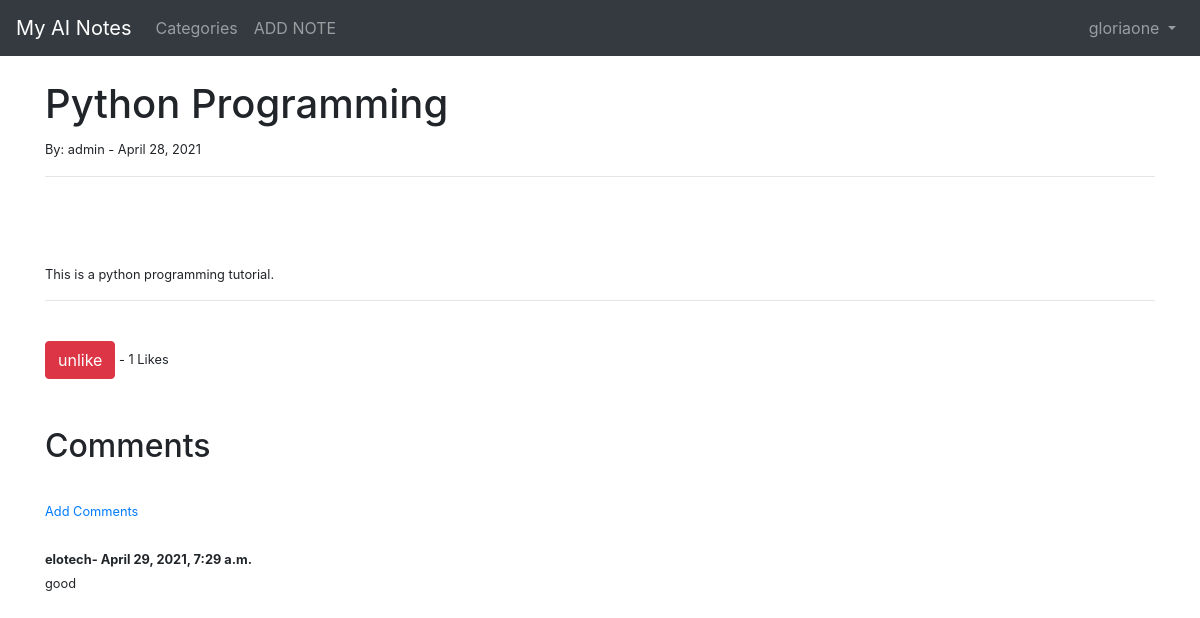
The page /article/4 (signed in) on the database its author committed.
### blog/models.py (models this page shows, shortened)
class Post(models.Model):
    author = models.ForeignKey(User, on_delete = models.CASCADE)
    title = models.CharField(max_length=255)
    body = RichTextField(blank=True, null=True)
    post_date = models.DateField(auto_now_add=True)
    likes = models.ManyToManyField(User, related_name='blog_post')
    header_image = models.ImageField(null=True, blank=True, upload_to="images/")
    def total_likes(self):
        return self.likes.count()

class Comment(models.Model):
    post = models.ForeignKey(Post, related_name="comments", on_delete = models.CASCADE)
    name = models.CharField(max_length=255)
    body = models.TextField()
    date_added = models.DateTimeField(auto_now_add=True)

### blog/views.py (the view)
# urls.py: path('article/<int:pk>', PostDetailView.as_view(), name='article-detail'),
class PostDetailView(DetailView):
    model = Post
    template_name = "post_details.html"
    def get_context_data(self, *args, **kwargs):
        context = super(PostDetailView, self).get_context_data(
            *args, **kwargs)
        post = get_object_or_404(Post, id=self.kwargs['pk']) #This is to get a particular post
        total_likes = post.total_likes()
        liked = False
        if post.likes.filter(id=self.request.user.id).exists():
            liked = True
        context["total_likes"] = total_likes
        context["liked"] = liked
        return context

### blog/templates/post_details.html (shortened to what this page needs)
{% extends 'base.html' %} {% load static %} {% block title %} {{ post.title_tag }} {% endblock %} {% block content %}
<h1>{{ post.title }}</h1>
<small>By: {{ post.author.username }}
    - {{ post.post_date }}
<hr>
<br />
<br /><br> {{ post.body|safe }}
<hr>
<br />
<form action="{% url 'like_post' post.pk %}" method="POST">
    {% csrf_token %} {% if user.is_authenticated %} {% if liked %}
    <button type="submit" , name="post_id" , value="{{ post.id }}" , class="btn btn-danger">unlike</button> {% else %}
    <button type="submit" , name="post_id" , value="{{ post.id }}" , class="btn btn-primary">Like</button> {% endif %} {% else %}
    <small><a href="{% url 'login' %} ">Login</a> to like</small> {% endif %} - {{total_likes}} Likes
</form>
<br>
<br>
<h2>Comments</h2>
<br>
<a href="{% url 'add_comment' post.pk %}">Add Comments</a>
<br/><br/> {% if not post.comments.all %} No comment Yet... {% else %} {% for comment in post.comments.all %}
<strong>{{comment.name}}-
    {{comment.date_added}}</strong>
<br/> {{comment.body}}
<br/> {% endfor%} {% endif%} {% endblock %}

### blog/templates/base.html (shortened to what this page needs)
<!doctype html>
<html lang="en">
<head>
    <link rel="stylesheet" href="https://cdn.jsdelivr.net/npm/bootstrap@4.5.3/dist/css/bootstrap.min.css">
</head>
<body>
    <nav class="navbar navbar-expand-lg navbar-dark bg-dark">
        <a class="navbar-brand" href="{% url 'home' %}">My AI Notes</a>
        <div class="collapse navbar-collapse" id="navbarSupportedContent">
            <ul class="navbar-nav mr-auto">
                {% if cat_menu %}
                <li class="nav-item dropdown">
                    <a class="nav-link dropdown-toggle" href="#" id="navbarDropdown" role="button" data-toggle="dropdown" aria-haspopup="true" aria-expanded="false">
            Categories
          </a>
                    <div class="dropdown-menu" aria-labelledby="navbarDropdown">
                        {% for item in cat_menu %}
                        <a class="dropdown-item" href="#">{{item}} </a> {% endfor %}
                        <div class="dropdown-divider"></div>
                        <a class="dropdown-item" href="#">ADD CATEGORY</a>
                    </div>
                </li>
                {% else %}
                <li class="nav-item">
                    <a class="nav-link" href="#">Categories</a>
                </li>
                {% endif %} {% if user.is_authenticated %}
                <li class="nav-item">
                    <a class="nav-link" href="{% url 'add_post' %} ">ADD NOTE</a>
                </li>
                {% endif %}
            </ul>
            <ul class="navbar-nav ml-auto">
                {% if user.is_authenticated %}
                <li class="nav-item dropdown ">
                    <a class="nav-link dropdown-toggle" href="#" id="navbarDropdown" role="button" data-toggle="dropdown" aria-haspopup="true" aria-expanded="false">
          {{user.username}}
        </a>
                </li>
                {% endif %}
            </ul>
        </div>
    </nav>
    <br />
    <div class="container">
        {% block content %} {% endblock %}
    </div>
</body>
</html>

### rows shown on the page
Post: title "Python Programming", author.username "admin", post_date "April 28, 2021", body "This is a python programming tutorial."
Comment: name "elotech", date_added "April 29, 2021, 7:29 a.m.", body "good"

### other values the page prints
{{ user.username }} "gloriaone"
{{ total_likes }} "1"
